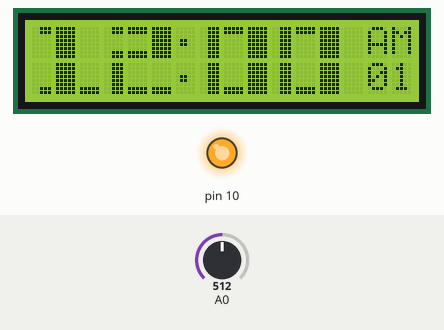
A sketch run on a simulated Arduino Uno, built with avr-gcc and run on an emulated ATmega328P. Shown: 16×2 character LCD, output pins drawn as LEDs (lit = HIGH). Inputs (shaded band) come from the test bench; at power-on: A0 = 512.

Above: at 1.6 s.
1.7 s: A0 set to 459
3.5 s: A0 set to 434
At 4.8 s:
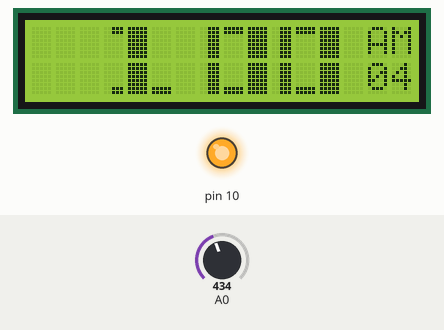
6.5 s: A0 set to 40
At 7.5 s:
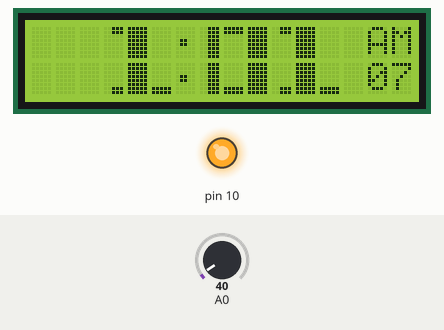
9.5 s: A0 set to 306
At 10.8 s:
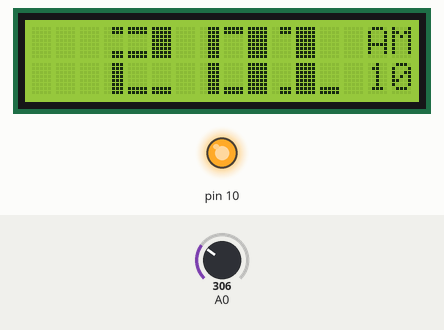
12.5 s: A0 set to 0
At 13.4 s:
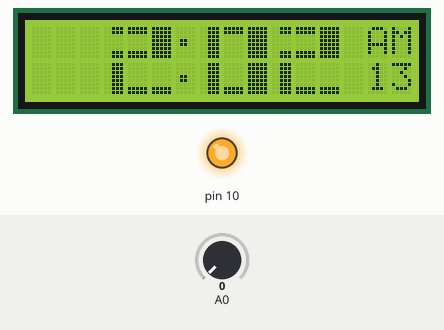
15.5 s: A0 set to 122
At 17.7 s:
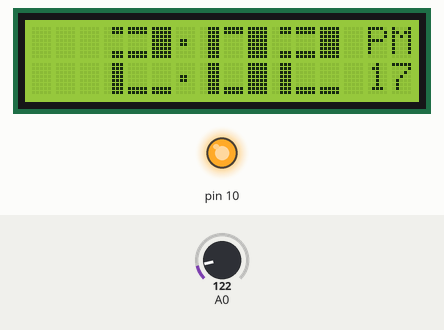
Timing chart, 0 to 19.2 s (numbered marks = the images above; inputs shaded):
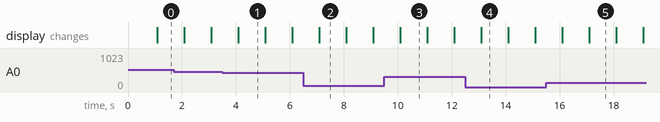

The sketch:

SimpleDigitalclock_V3_3.ino
```cpp
//Tweaking "TimerOne.h" #54(long microseconds=1000283);calib offset +22sec /day .More accurate day vs GPS/NTP .
// Redundancy "	*.ino"	#41 Timer1.initialize(1000283);

#include <LiquidCrystal.h>
#include "TimerOne.h"

#define btnRIGHT  1
#define btnUP     2
#define btnDOWN   3
#define btnLEFT   4
#define btnSELECT 5
#define btnNONE   0
int btnSelected = 0;

LiquidCrystal lcd(8, 9, 4, 5, 6, 7);

int lcd_key      = 0;
int adc_key_in0  = 0;
int adc_key_in1  = 0;
int adc_key_in2  = 0;
int adc_key_in3  = 0;
int adc_key_in4  = 0;
int adc_key_in5  = 0;

int thesec = 0;
int thesec2 = 0;
int themin = 0;
int themin2 = 0;
int thehr = 2;    // reset start from 12:00:00 AM
int thehr2 = 11;  // 11=1 custom byte prog to displays 1 until <1 == blank byte (thehr2,thehr)
bool backlightstatus = true;
bool semicol = true;
bool ampm = true;


void setup() {
  lcd.begin(16, 2);
  pinMode(10,OUTPUT);
  digitalWrite(10,HIGH);
  lcdcharinitiate();
  Timer1.initialize(1000283);
  Timer1.attachInterrupt(thedisplayfunction);
  lcd.clear();
  theclock();

}
void loop()
{
  int theinput = read_LCD_buttons();
  if(theinput == btnRIGHT && btnSelected != btnRIGHT)
  {
    btnSelected = btnRIGHT;
    themin++;
    if(themin > 9)
    {
      themin=0;
      themin2++;
      if(themin2 > 5)
      {
        themin2 =0;
      }
    }
  }
  else if(theinput == btnDOWN && btnSelected != btnDOWN)
  {
    btnSelected = btnDOWN;
    thesec = 0;
    thesec2 = 0;
  }
  else if(theinput == btnUP && btnSelected != btnUP)
  {
    ampm=!ampm;
  }
  else if(theinput == btnLEFT && btnSelected != btnLEFT)
  {
    btnSelected = btnLEFT;
    thehr++;
          if(thehr > 9 && thehr2 == 10)
          {
            thehr = 0;
            thehr2++;
            if(thehr2 >11)
            {
              thehr2 = 10;
            }
          }
          if (thehr == 2 && thehr2 == 11)

            ampm=!ampm;

          if(thehr > 2 && thehr2 == 11)
          {
            thehr = 1;
            thehr2++;
            if(thehr2 >11)
            {
              thehr2 = 10;
            }
          }
  }
  else if(theinput == btnSELECT && btnSelected != btnSELECT)
  {
    btnSelected = btnSELECT;
    backlightstatus = !backlightstatus;
    if(backlightstatus)
    {
        digitalWrite(10,LOW);
    }
    else
    {
        digitalWrite(10,HIGH);
    }
  }
  else if(theinput == btnNONE && btnSelected != btnNONE)
  {
    btnSelected = btnNONE;
  }

  delay(200);

}

int read_LCD_buttons()
{
  adc_key_in0 = analogRead(0);      // read the value from the sensor
  // my buttons when read are centered at these valies: 0, 144, 329, 504, 741
  // we add approx 50 to those values and check to see if we are close
  if (adc_key_in0 > 1000) return btnNONE; // We make this the 1st option for speed reasons since it will be the most likely result
  if (adc_key_in0 < 50)   return btnRIGHT;
  if (adc_key_in0 < 150)  return btnUP;
  if (adc_key_in0 < 300)  return btnDOWN;
  if (adc_key_in0 < 450)  return btnLEFT;
  if (adc_key_in0 < 700)  return btnSELECT;
  return btnNONE;  // when all others fail, return this...
}

void thedisplayfunction()
{
  semicol=!semicol;
  thesec++;
  if(thesec > 9)
  {
    thesec=0;
    thesec2++;
    if(thesec2 > 5)
    {
      thesec2 = 0;
      themin++;
      if(themin > 9)
      {
        themin=0;
        themin2++;
        if(themin2 > 5)
        {
          themin2 =0;
          thehr++;
          if(thehr > 9 && thehr2 == 10)
          {
            thehr = 0;
            thehr2++;
            if(thehr2 >11)
            {
              thehr2 = 10;
            }
          }
          if (thehr == 2 && thehr2 == 11)

            ampm=!ampm ;

          if(thehr > 2 && thehr2 == 11)
          {
            thehr = 1;
            thehr2++;
            if(thehr2 > 11)
            {
              thehr2 = 10;
            }
          }
        }
      }
    }
  }
  theclock();
}


void theclock()
{

  numberprinter(thehr2,0);
  numberprinter(thehr,3);
  numberprinter(themin2,7);
  numberprinter(themin,10);
  lcd.setCursor (14,1);
  lcd.print(thesec2);
  lcd.setCursor (15,1);
  lcd.print(thesec);


  if(ampm)
  {
    lcdam(14);
  }
  else
  {
    lcdpm(14);
  }
  if(semicol)
  {
    lcdnumbersemicolon(6);
    //lcd.setCursor (13,1);
    //lcd.write(":");
  }
  else
  {
    lcdnumbersemicolonoff(6);
    lcd.setCursor (13,1);
    //lcd.write(" ");
  }
}

void numberprinter(int num , int pos)
{
  if(num == 0)
  {
    lcdnumber0(pos);
  }
  if(num == 1)
  {
    lcdnumber1(pos);
  }
  if(num == 2)
  {
    lcdnumber2(pos);
  }
  if(num == 3)
  {
    lcdnumber3(pos);
  }
  if(num == 4)
  {
    lcdnumber4(pos);
  }
  if(num == 5)
  {
    lcdnumber5(pos);
  }
  if(num == 6)
  {
    lcdnumber6(pos);
  }
  if(num == 7)
  {
    lcdnumber7(pos);
  }
  if(num == 8)
  {
    lcdnumber8(pos);
  }
  if(num == 9)
  {
    lcdnumber9(pos);
  }
  if(num == 10)
  {
    lcdnumber10(pos);
  }
  if(num == 11)
  {
    lcdnumber11(pos);
  }

}

void lcdcharinitiate()
{
    byte C0[8] = {0x07,0x07,0x00,0x00,0x00,0x00,0x00,0x00};
    byte C1[8] = {0x1F,0x1F,0x00,0x00,0x00,0x00,0x00,0x00};
    byte C2[8] = {0x1F,0x1F,0x00,0x00,0x00,0x00,0x1F,0x1F};
    byte C3[8] = {0x07,0x07,0x07,0x07,0x07,0x07,0x07,0x07};
    byte C4[8] = {0x00,0x00,0x00,0x00,0x00,0x00,0x07,0x07};
    byte C5[8] = {0x00,0x00,0x00,0x00,0x00,0x00,0x1F,0x1F};
    byte C6[8] = {0x07,0x07,0x00,0x00,0x00,0x00,0x07,0x07};
    byte C7[8] = {0x00,0x00,0x0F,0x09,0x09,0x0F,0x00,0x00};

    lcd.createChar(0 , C0);
    lcd.createChar(1 , C1);
    lcd.createChar(2 , C2);
    lcd.createChar(3 , C3);
    lcd.createChar(4 , C4);
    lcd.createChar(5 , C5);
    lcd.createChar(6 , C6);
    lcd.createChar(7 , C7);

}
//lcd draw character functions
void lcdnumber0(int startposition)
{
    lcd.setCursor(startposition+0,0);
    lcd.write((byte)3);
	  lcd.write((byte)1);
	  lcd.write((byte)255);
    lcd.setCursor(startposition+0,1);
    lcd.write((byte)3);
	  lcd.write((byte)5);
	  lcd.write((byte)255);
}
void lcdnumber1(int startposition)
{
  lcd.setCursor(startposition+0,0);
  lcd.write((byte)0);
	lcd.write((byte)255);
	lcd.print(" ");
  lcd.setCursor(startposition+0,1);
  lcd.write((byte)4);
	lcd.write((byte)255);
	lcd.write((byte)5);
}
void lcdnumber2(int startposition)
{
  lcd.setCursor(startposition+0,0);
  lcd.write((byte)6);
	lcd.write((byte)2);
	lcd.write((byte)255);
  lcd.setCursor(startposition+0,1);
  lcd.write((byte)3);
	lcd.write((byte)5);
	lcd.write((byte)5);
}
void lcdnumber3(int startposition)
{
  lcd.setCursor(startposition+0,0);
  lcd.write((byte)0);
	lcd.write((byte)2);
	lcd.write((byte)255);
  lcd.setCursor(startposition+0,1);
  lcd.write((byte)4);
	lcd.write((byte)5);
	lcd.write((byte)255);
}
void lcdnumber4(int startposition)
{
  lcd.setCursor(startposition+0,0);
  lcd.write((byte)3);
	lcd.write((byte)5);
	lcd.write((byte)255);
  lcd.setCursor(startposition+0,1);
  lcd.print(" ");
	lcd.print(" ");
	lcd.write((byte)255);
}
void lcdnumber5(int startposition)
{
  lcd.setCursor(startposition+0,0);
  lcd.write((byte)3);
	lcd.write((byte)2);
	lcd.write((byte)2);
  lcd.setCursor(startposition+0,1);
  lcd.write((byte)4);
	lcd.write((byte)5);
	lcd.write((byte)255);
}
void lcdnumber6(int startposition)
{
  lcd.setCursor(startposition+0,0);
  lcd.write((byte)3);
	lcd.write((byte)2);
	lcd.write((byte)2);
  lcd.setCursor(startposition+0,1);
  lcd.write((byte)3);
	lcd.write((byte)5);
	lcd.write((byte)255);
}
void lcdnumber7(int startposition)
{
  lcd.setCursor(startposition+0,0);
  lcd.write((byte)0);
	lcd.write((byte)1);
	lcd.write((byte)255);
  lcd.setCursor(startposition+0,1);
  lcd.print(" ");
	lcd.write(" ");
	lcd.write((byte)255);
}
void lcdnumber8(int startposition)
{
  lcd.setCursor(startposition+0,0);
  lcd.write((byte)3);
	lcd.write((byte)2);
	lcd.write((byte)255);
  lcd.setCursor(startposition+0,1);
  lcd.write((byte)3);
	lcd.write((byte)5);
	lcd.write((byte)255);
}
void lcdnumber9(int startposition)
{
  lcd.setCursor(startposition+0,0);
  lcd.write((byte)3);
	lcd.write((byte)2);
	lcd.write((byte)255);
  lcd.setCursor(startposition+0,1);
  lcd.print(" ");
	lcd.print(" ");
	lcd.write(255);
}

void lcdnumber10(int startposition) // if hr2 zero dont display anything until 1
{
  lcd.setCursor(startposition+0,0);
  lcd.write((byte)254);
  lcd.write((byte)254);
  lcd.write((byte)254);
  lcd.setCursor(startposition+0,1);
  lcd.print(" ");
  lcd.print(" ");
  lcd.write(254);
}

void lcdnumber11(int startposition)   // integer 11=1 alter byte
{
  lcd.setCursor(startposition+0,0);
  lcd.write((byte)0);
  lcd.write((byte)255);
  lcd.print(" ");
  lcd.setCursor(startposition+0,1);
  lcd.write((byte)4);
  lcd.write((byte)255);
  lcd.write((byte)5);
}
void lcdnumbersemicolon(int startposition)
{
  lcd.setCursor(startposition+0,0);
  lcd.write((byte)254);
  lcd.setCursor(startposition+0,1);
  lcd.write((byte)254);
}
void lcdnumbersemicolonoff(int startposition)
{
  lcd.setCursor(startposition+0,0);
  lcd.write((byte)165);
  lcd.setCursor(startposition+0,1);
  lcd.write((byte)165);
}
void lcdam(int startposition)
{
  lcd.setCursor(startposition+0,0);
  lcd.write("AM");
}
void lcdpm(int startposition)
{
  lcd.setCursor(startposition+0,0);
  lcd.write("PM");
}
```

LCDKeypad.cpp
```cpp
/*
  LCDKeypad.cpp
*/

#include "Arduino.h"

// include this library's description file

#include <LiquidCrystal.h>
#include "LCDKeypad.h"

LCDKeypad::LCDKeypad() : LiquidCrystal(8, 9, 4, 5, 6, 7)
{
}

int LCDKeypad::button()
{
  /*
  Older DFRobot shields measure:
  none 1023
  right 0
  up 99
  down 257
  left 409
  select 639
  Use:
  static int adc_key_val[5] ={
    30, 150, 360, 535, 760     };

  Newer DFRobot shields measure:
  none 1023
  right 0
  up 208
  down 411
  left 628
  select 828
  Use:
  static int adc_key_val[5] ={
    30, 230, 500, 700, 950     };
   */
  static int NUM_KEYS=5;
  static int adc_key_val[5] ={
    30, 230, 500, 700, 950     };
  int k, input;
  input=analogRead(0);
  for (k = 0; k < NUM_KEYS; k++)
  {
    if (input < adc_key_val[k])
    {
      return k;
    }
  }
  if (k >= NUM_KEYS)
    k = -1;     // No valid key pressed
  return k;
}
```

LCDKeypad.h
```cpp
/*
  LCDKeypad.h
*/

// ensure this library description is only included once
#ifndef LCDKeypad_h
#define LCDKeypad_h

// library interface description
#define KEYPAD_NONE -1
#define KEYPAD_RIGHT 0
#define KEYPAD_UP 1
#define KEYPAD_DOWN 2
#define KEYPAD_LEFT 3
#define KEYPAD_SELECT 4

class LCDKeypad: public LiquidCrystal
{
  public:
    LCDKeypad();
    int button();
};

#endif
```

Measured:
- the behaviour switches between 450 and 449 on A0 (found by bisection; images 0 and 1)
- after the input at 3.5 s, the display: changes after 0.58 s (image 1)
- after the input at 6.5 s, the display: changes after 0.58 s (image 2)
- after the input at 9.5 s, the display: changes after 0.58 s (image 3)
- after the input at 12.5 s, the display: changes after 0.59 s (image 4)
- after the input at 15.5 s, the display: first differs from a run without the input after 1.6 s (image 5)
- what the display in image 1 shows lasts 1.0 s, from 4.1 s to 5.1 s
